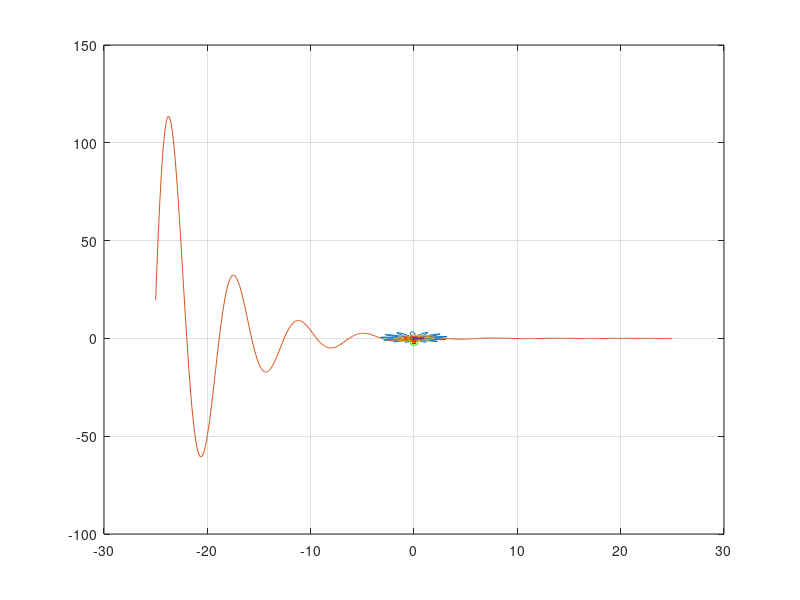

This figure's MATLAB source:
%% r = sin(x)/x
x = -8*pi:0.005:8*pi;
y = sin(x) ./ x;
plot(y .* cos(x),y .* sin(x));
grid on
%% y = humps(x)
x = 0:0.005:2;
A = [];
C = [0 0];
for i = x
    j = humps(i);
    if j >= 20 && j <= 40
        A = [A i];
    end
    if C(1) < j
        C = [j i];
    end
end
plot(x,humps(x),A, humps(A),'go',C(2),C(1),'ro');
grid on
%% y = x + 1/x^2
x = linspace(-20,20,200);
y = x + (1 ./ (x .^ 2));
plot(x,y)
grid on;
title('x+1/x^2');
xlabel('x');
ylabel('f(x)');
%% y = x * sin(Пx)
x = linspace(-10,10,500);
y = x .* sin(pi .* x);
plot(x,y,x,x,'r:',x,-x,'r:')
grid on;
title('x*sin(Пx)');
xlabel('x');
ylabel('f(x)');
%% y = a*(b-sin(kx)-cos(kx))/(a+(x-П/2)^n)
a = 100;
b = 2;
n = 4;
k = 14;
x = -pi/2:0.05:1.5*pi;
f = @(x)(a .* (b - sin(k * x) - cos(k * x))) ./ (a + (x - pi/2) .^ n);
y = f(x);
plot(y .* cos(x),y .* sin(x),0, -f(1.5*pi),'go');
hold on;
plot(0, -f(1.5*pi),'r.','MarkerSize',12);
grid on;
%% x = cos(t)-a*cos(mt)+b*sin(nt);
%  y = sin(t)+a*sin(mt)+b*cos(nt);
a = 1/4;
b = 1/16;
m = 8;
n = 8;
t = -5:0.05:5;
x = cos(t) - a * cos(m * t) + b * sin(n * t);
y = sin(t) + a * sin(m * t) + b * cos(n * t);
hold on;
s = 7;
for k = 1:s
    plot(x/k,y/k);
end
grid on;
%% y = (e^(-0.2*x))*sin(x)
x = linspace(-25,25,500);
y = (exp(-0.2 * x)) .* sin(x);
plot(x,y);
grid on;
%% r = a + |cos(nx)|
a = 1;
n = 4;
x = -pi:0.05:pi;
y = a + abs(cos(n * x));
plot(y .* cos(x),y .* sin(x));
grid on;
%% x = cos(nt)*(cos(t))^m;
%  y = sin(nt)*(sin(t))^m;
n = 2;
m = 2;
t = 0:0.05:2 * pi;
x = cos(n * t) .* ((cos(t)) .^ m);
y = sin(n * t) .* ((sin(t)) .^ m);
plot(x,y);
grid on;